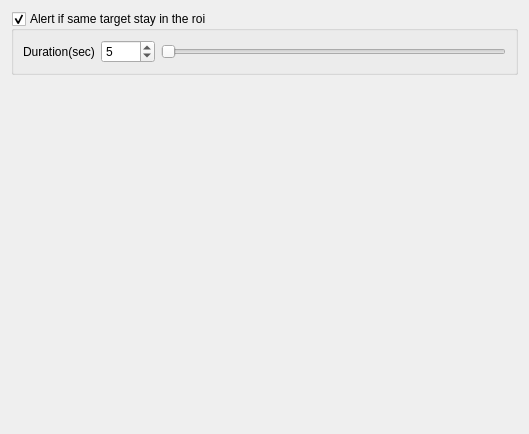
<?xml version="1.0" encoding="UTF-8"?>
<ui version="4.0">
 <class>widget_tracker_alert</class>
 <widget class="QWidget" name="widget_tracker_alert">
  <property name="geometry">
   <rect>
    <x>0</x>
    <y>0</y>
    <width>529</width>
    <height>434</height>
   </rect>
  </property>
  <property name="windowTitle">
   <string>Form</string>
  </property>
  <layout class="QVBoxLayout" name="verticalLayout">
   <item>
    <widget class="QGroupBox" name="groupBoxAlertIfStayInRoiDuration">
     <property name="title">
      <string>Alert if same target stay in the roi</string>
     </property>
     <property name="checkable">
      <bool>true</bool>
     </property>
     <layout class="QGridLayout" name="gridLayout">
      <item row="0" column="0">
       <widget class="QLabel" name="labelDuration">
        <property name="text">
         <string>Duration(sec)</string>
        </property>
       </widget>
      </item>
      <item row="0" column="1">
       <widget class="QSpinBox" name="spinBoxAlertIfStayInRoiDuration">
        <property name="minimum">
         <number>1</number>
        </property>
        <property name="maximum">
         <number>3600</number>
        </property>
        <property name="value">
         <number>5</number>
        </property>
       </widget>
      </item>
      <item row="0" column="2">
       <widget class="QSlider" name="horizontalSliderAlertIfStayInRoiDuration">
        <property name="minimum">
         <number>1</number>
        </property>
        <property name="maximum">
         <number>3600</number>
        </property>
        <property name="value">
         <number>5</number>
        </property>
        <property name="orientation">
         <enum>Qt::Horizontal</enum>
        </property>
       </widget>
      </item>
     </layout>
    </widget>
   </item>
   <item>
    <spacer name="verticalSpacer">
     <property name="orientation">
      <enum>Qt::Vertical</enum>
     </property>
     <property name="sizeHint" stdset="0">
      <size>
       <width>20</width>
       <height>317</height>
      </size>
     </property>
    </spacer>
   </item>
  </layout>
 </widget>
 <resources/>
 <connections>
  <connection>
   <sender>spinBoxAlertIfStayInRoiDuration</sender>
   <signal>valueChanged(int)</signal>
   <receiver>horizontalSliderAlertIfStayInRoiDuration</receiver>
   <slot>setValue(int)</slot>
   <hints>
    <hint type="sourcelabel">
     <x>132</x>
     <y>50</y>
    </hint>
    <hint type="destinationlabel">
     <x>191</x>
     <y>50</y>
    </hint>
   </hints>
  </connection>
  <connection>
   <sender>horizontalSliderAlertIfStayInRoiDuration</sender>
   <signal>valueChanged(int)</signal>
   <receiver>spinBoxAlertIfStayInRoiDuration</receiver>
   <slot>setValue(int)</slot>
   <hints>
    <hint type="sourcelabel">
     <x>162</x>
     <y>39</y>
    </hint>
    <hint type="destinationlabel">
     <x>132</x>
     <y>43</y>
    </hint>
   </hints>
  </connection>
 </connections>
</ui>
